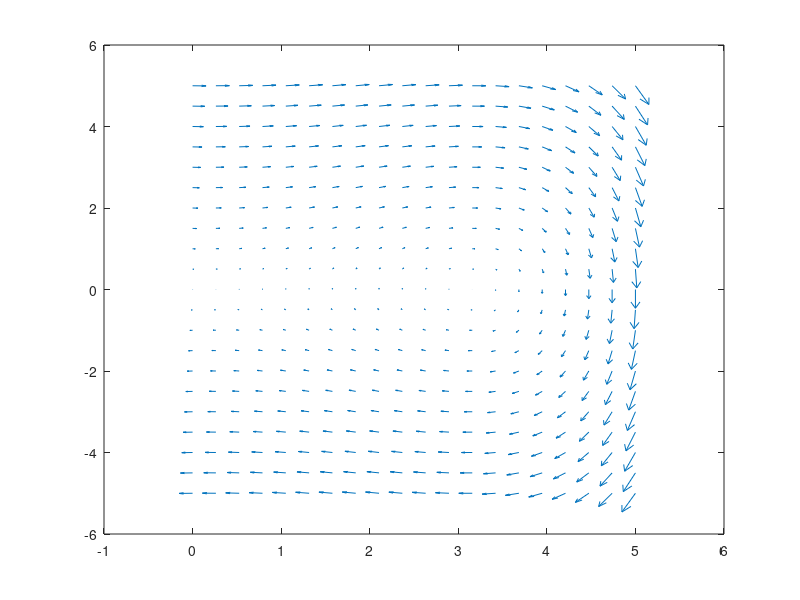
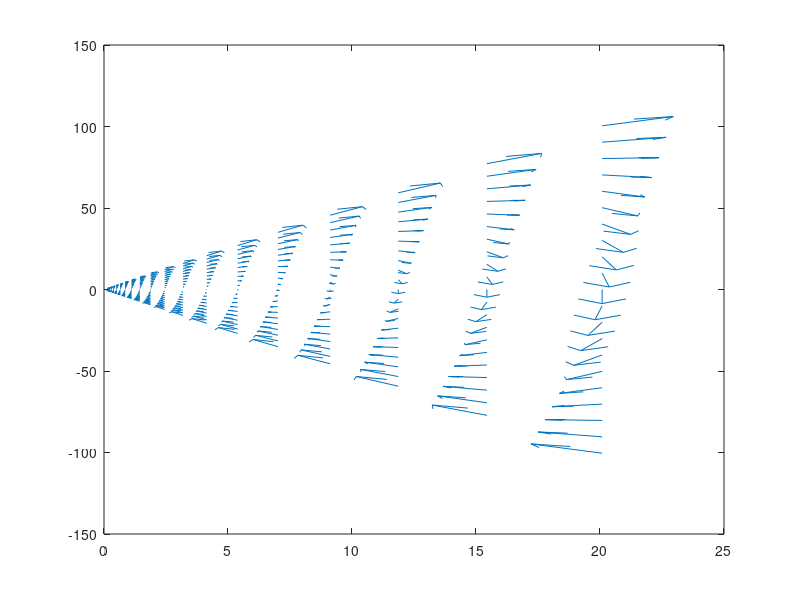

Source code (MATLAB) for these figures, in order:
mu = -2;

[V Vx] = meshgrid(linspace(0,5,20), linspace(-5,5,21));
[U Ux] = meshgrid(linspace(.6,5,20), linspace(-5,5,21));

Vxx = V - exp(mu+V);
U = exp(V+mu);
Ux = Vx.*U;
Uxx = (Vxx+Vx.^2).*U;

quiver(V,Vx,Vx,Vxx)
figure
quiver(U,Ux,Ux,Uxx)